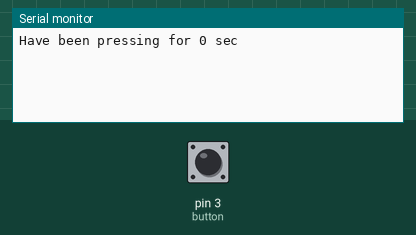
The sketch below on a simulated Arduino Uno, built with avr-gcc and run on an emulated ATmega328P. Shown: the last lines printed to the serial monitor. Inputs (shaded band) come from the test bench; at power-on: pin 3 (button) HIGH.

Above: at 1.2 s.
1.3 s: pin 3 (button) pulled LOW for 0.15 s
At 1.43 s:
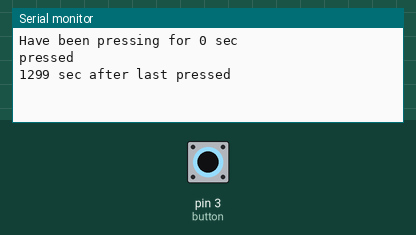
2.9 s: pin 3 (button) pulled LOW for 1 s
At 4.9 s:
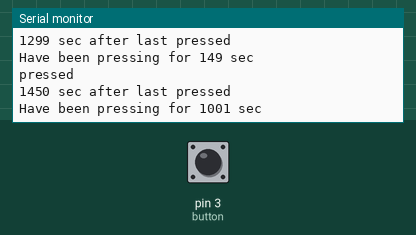
5.4 s: pin 3 (button) pulled LOW for 0.15 s
At 6.7 s:
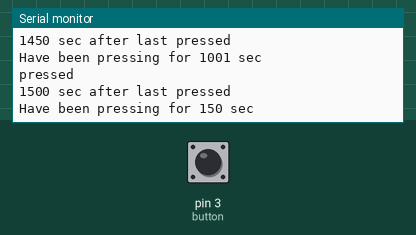
Timing chart, 0 to 8.4 s (numbered marks = the images above; inputs shaded):
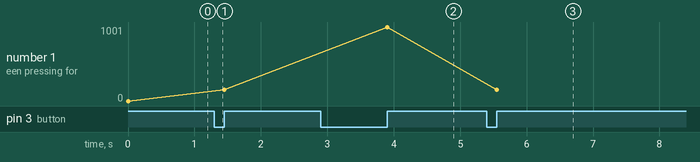

Measured:
- after the input at 1.3 s, the serial monitor: prints a new line at once (image 1)
- after the input at 2.9 s, the serial monitor: prints a new line at once (image 2)
- after the input at 5.4 s, the serial monitor: prints a new line at once (image 3)
- plotted number 1: 0 → 149 after the input at 1.3 s, 149 → 1001 after the input at 2.9 s, 1001 → 150 after the input at 5.4 s

The sketch:

Digitalinputs.ino
```cpp
// Name(s): Seunghan Bae

int button = 3;
unsigned long pressed = 0;
unsigned long unpressed = 0;

void setup() {
  Serial.begin(9600);
  pinMode(3, INPUT_PULLUP);
}

void loop() {
  if (digitalRead(button) == 1) {
    Serial.print("Have been pressing for ");
    Serial.print(pressed - unpressed);
    Serial.println(" sec");
  }
  while (digitalRead(button) == 1) {
    unpressed = millis();
  }
  if (digitalRead(button) == 0) {
    Serial.println("pressed");
    Serial.print(unpressed - pressed);
    Serial.println(" sec after last pressed");
  }
  while (digitalRead(button) == 0) {
    pressed = millis();
  }
}
```
